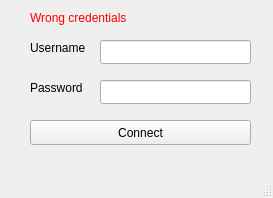
<?xml version="1.0" encoding="UTF-8"?>
<ui version="4.0">
 <class>MainWindow</class>
 <widget class="QMainWindow" name="MainWindow">
  <property name="geometry">
   <rect>
    <x>0</x>
    <y>0</y>
    <width>273</width>
    <height>198</height>
   </rect>
  </property>
  <property name="windowTitle">
   <string>MainWindow</string>
  </property>
  <widget class="QWidget" name="centralwidget">
   <widget class="QPushButton" name="pushButton">
    <property name="geometry">
     <rect>
      <x>30</x>
      <y>120</y>
      <width>221</width>
      <height>25</height>
     </rect>
    </property>
    <property name="text">
     <string>Connect</string>
    </property>
   </widget>
   <widget class="QLabel" name="label">
    <property name="geometry">
     <rect>
      <x>30</x>
      <y>40</y>
      <width>56</width>
      <height>16</height>
     </rect>
    </property>
    <property name="text">
     <string>Username</string>
    </property>
   </widget>
   <widget class="QLabel" name="label_2">
    <property name="geometry">
     <rect>
      <x>30</x>
      <y>80</y>
      <width>56</width>
      <height>16</height>
     </rect>
    </property>
    <property name="text">
     <string>Password</string>
    </property>
   </widget>
   <widget class="QLineEdit" name="lineEdit">
    <property name="geometry">
     <rect>
      <x>100</x>
      <y>40</y>
      <width>151</width>
      <height>24</height>
     </rect>
    </property>
   </widget>
   <widget class="QLineEdit" name="lineEdit_2">
    <property name="geometry">
     <rect>
      <x>100</x>
      <y>80</y>
      <width>151</width>
      <height>24</height>
     </rect>
    </property>
   </widget>
   <widget class="QLabel" name="label_3">
    <property name="geometry">
     <rect>
      <x>30</x>
      <y>10</y>
      <width>221</width>
      <height>16</height>
     </rect>
    </property>
    <property name="styleSheet">
     <string notr="true">color: rgb(255, 0, 0)</string>
    </property>
    <property name="text">
     <string>Wrong credentials</string>
    </property>
   </widget>
  </widget>
  <widget class="QMenuBar" name="menubar">
   <property name="geometry">
    <rect>
     <x>0</x>
     <y>0</y>
     <width>273</width>
     <height>21</height>
    </rect>
   </property>
  </widget>
  <widget class="QStatusBar" name="statusbar"/>
 </widget>
 <resources/>
 <connections/>
</ui>
